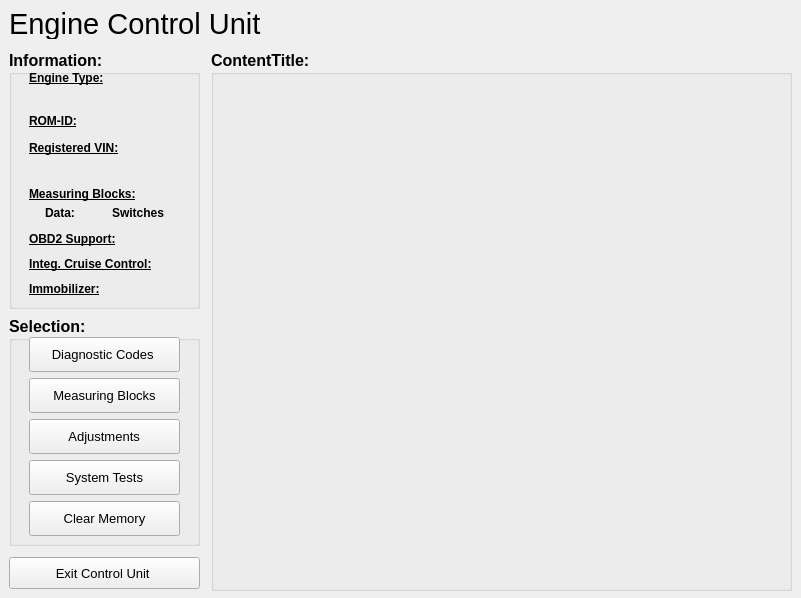
<ui version="4.0" >
 <class>Engine_Window</class>
 <widget class="QMainWindow" name="Engine_Window" >
  <property name="windowModality" >
   <enum>Qt::ApplicationModal</enum>
  </property>
  <property name="geometry" >
   <rect>
    <x>0</x>
    <y>0</y>
    <width>801</width>
    <height>598</height>
   </rect>
  </property>
  <property name="minimumSize" >
   <size>
    <width>801</width>
    <height>598</height>
   </size>
  </property>
  <property name="maximumSize" >
   <size>
    <width>16777215</width>
    <height>16777215</height>
   </size>
  </property>
  <property name="font" >
   <font>
    <family>Liberation Sans</family>
   </font>
  </property>
  <property name="windowTitle" >
   <string>Engine Control Unit</string>
  </property>
  <widget class="QWidget" name="centralwidget" >
   <layout class="QGridLayout" name="gridLayout" >
    <item row="0" column="0" colspan="2" >
     <widget class="QLabel" name="title_label" >
      <property name="minimumSize" >
       <size>
        <width>411</width>
        <height>30</height>
       </size>
      </property>
      <property name="maximumSize" >
       <size>
        <width>411</width>
        <height>30</height>
       </size>
      </property>
      <property name="font" >
       <font>
        <pointsize>22</pointsize>
       </font>
      </property>
      <property name="text" >
       <string>Engine Control Unit</string>
      </property>
     </widget>
    </item>
    <item row="1" column="0" >
     <widget class="QGroupBox" name="information_groupBox" >
      <property name="minimumSize" >
       <size>
        <width>191</width>
        <height>259</height>
       </size>
      </property>
      <property name="maximumSize" >
       <size>
        <width>191</width>
        <height>16777215</height>
       </size>
      </property>
      <property name="font" >
       <font>
        <pointsize>12</pointsize>
        <weight>75</weight>
        <bold>true</bold>
       </font>
      </property>
      <property name="title" >
       <string>Information:</string>
      </property>
      <widget class="QLabel" name="enginetypetitle_label" >
       <property name="geometry" >
        <rect>
         <x>20</x>
         <y>20</y>
         <width>150</width>
         <height>16</height>
        </rect>
       </property>
       <property name="font" >
        <font>
         <pointsize>9</pointsize>
         <weight>75</weight>
         <bold>true</bold>
         <underline>true</underline>
        </font>
       </property>
       <property name="text" >
        <string>Engine Type:</string>
       </property>
      </widget>
      <widget class="QLabel" name="VINtitle_label" >
       <property name="geometry" >
        <rect>
         <x>20</x>
         <y>90</y>
         <width>150</width>
         <height>16</height>
        </rect>
       </property>
       <property name="font" >
        <font>
         <pointsize>9</pointsize>
         <weight>75</weight>
         <bold>true</bold>
         <underline>true</underline>
        </font>
       </property>
       <property name="text" >
        <string>Registered VIN:</string>
       </property>
      </widget>
      <widget class="QLabel" name="nrofmbsswstitle_label" >
       <property name="geometry" >
        <rect>
         <x>20</x>
         <y>136</y>
         <width>150</width>
         <height>16</height>
        </rect>
       </property>
       <property name="font" >
        <font>
         <pointsize>9</pointsize>
         <weight>75</weight>
         <bold>true</bold>
         <underline>true</underline>
        </font>
       </property>
       <property name="text" >
        <string>Measuring Blocks:</string>
       </property>
      </widget>
      <widget class="QLabel" name="integCCtitle_label" >
       <property name="geometry" >
        <rect>
         <x>20</x>
         <y>206</y>
         <width>125</width>
         <height>16</height>
        </rect>
       </property>
       <property name="font" >
        <font>
         <pointsize>9</pointsize>
         <weight>75</weight>
         <bold>true</bold>
         <underline>true</underline>
        </font>
       </property>
       <property name="text" >
        <string>Integ. Cruise Control:</string>
       </property>
      </widget>
      <widget class="QLabel" name="immosupportedtitle_label" >
       <property name="geometry" >
        <rect>
         <x>20</x>
         <y>231</y>
         <width>125</width>
         <height>16</height>
        </rect>
       </property>
       <property name="font" >
        <font>
         <pointsize>9</pointsize>
         <weight>75</weight>
         <bold>true</bold>
         <underline>true</underline>
        </font>
       </property>
       <property name="text" >
        <string>Immobilizer:</string>
       </property>
      </widget>
      <widget class="QLabel" name="OBDsupportedtitle_label" >
       <property name="geometry" >
        <rect>
         <x>20</x>
         <y>181</y>
         <width>125</width>
         <height>16</height>
        </rect>
       </property>
       <property name="font" >
        <font>
         <pointsize>9</pointsize>
         <weight>75</weight>
         <bold>true</bold>
         <underline>true</underline>
        </font>
       </property>
       <property name="text" >
        <string>OBD2 Support:</string>
       </property>
      </widget>
      <widget class="QLabel" name="nrofdatambstitle_label" >
       <property name="geometry" >
        <rect>
         <x>36</x>
         <y>155</y>
         <width>35</width>
         <height>16</height>
        </rect>
       </property>
       <property name="font" >
        <font>
         <pointsize>9</pointsize>
         <weight>75</weight>
         <bold>true</bold>
        </font>
       </property>
       <property name="text" >
        <string>Data:</string>
       </property>
      </widget>
      <widget class="QLabel" name="nrofswitchestitle_label" >
       <property name="geometry" >
        <rect>
         <x>103</x>
         <y>155</y>
         <width>53</width>
         <height>16</height>
        </rect>
       </property>
       <property name="font" >
        <font>
         <pointsize>9</pointsize>
         <weight>75</weight>
         <bold>true</bold>
        </font>
       </property>
       <property name="text" >
        <string>Switches:</string>
       </property>
      </widget>
      <widget class="QLabel" name="VIN_label" >
       <property name="geometry" >
        <rect>
         <x>36</x>
         <y>109</y>
         <width>141</width>
         <height>16</height>
        </rect>
       </property>
       <property name="font" >
        <font>
         <pointsize>9</pointsize>
         <weight>75</weight>
         <bold>true</bold>
        </font>
       </property>
       <property name="text" >
        <string/>
       </property>
      </widget>
      <widget class="QLabel" name="nrofdatambs_label" >
       <property name="geometry" >
        <rect>
         <x>76</x>
         <y>155</y>
         <width>21</width>
         <height>16</height>
        </rect>
       </property>
       <property name="palette" >
        <palette>
         <active>
          <colorrole role="WindowText" >
           <brush brushstyle="SolidPattern" >
            <color alpha="255" >
             <red>0</red>
             <green>0</green>
             <blue>255</blue>
            </color>
           </brush>
          </colorrole>
         </active>
         <inactive>
          <colorrole role="WindowText" >
           <brush brushstyle="SolidPattern" >
            <color alpha="255" >
             <red>0</red>
             <green>0</green>
             <blue>255</blue>
            </color>
           </brush>
          </colorrole>
         </inactive>
         <disabled>
          <colorrole role="WindowText" >
           <brush brushstyle="SolidPattern" >
            <color alpha="255" >
             <red>118</red>
             <green>116</green>
             <blue>108</blue>
            </color>
           </brush>
          </colorrole>
         </disabled>
        </palette>
       </property>
       <property name="font" >
        <font>
         <pointsize>9</pointsize>
         <weight>75</weight>
         <bold>true</bold>
        </font>
       </property>
       <property name="text" >
        <string/>
       </property>
      </widget>
      <widget class="QLabel" name="nrofswitches_label" >
       <property name="geometry" >
        <rect>
         <x>163</x>
         <y>155</y>
         <width>21</width>
         <height>16</height>
        </rect>
       </property>
       <property name="palette" >
        <palette>
         <active>
          <colorrole role="WindowText" >
           <brush brushstyle="SolidPattern" >
            <color alpha="255" >
             <red>0</red>
             <green>0</green>
             <blue>255</blue>
            </color>
           </brush>
          </colorrole>
         </active>
         <inactive>
          <colorrole role="WindowText" >
           <brush brushstyle="SolidPattern" >
            <color alpha="255" >
             <red>0</red>
             <green>0</green>
             <blue>255</blue>
            </color>
           </brush>
          </colorrole>
         </inactive>
         <disabled>
          <colorrole role="WindowText" >
           <brush brushstyle="SolidPattern" >
            <color alpha="255" >
             <red>118</red>
             <green>116</green>
             <blue>108</blue>
            </color>
           </brush>
          </colorrole>
         </disabled>
        </palette>
       </property>
       <property name="font" >
        <font>
         <pointsize>9</pointsize>
         <weight>75</weight>
         <bold>true</bold>
        </font>
       </property>
       <property name="text" >
        <string/>
       </property>
      </widget>
      <widget class="QLabel" name="obd2compliant_label" >
       <property name="geometry" >
        <rect>
         <x>157</x>
         <y>179</y>
         <width>18</width>
         <height>18</height>
        </rect>
       </property>
       <property name="palette" >
        <palette>
         <active>
          <colorrole role="WindowText" >
           <brush brushstyle="SolidPattern" >
            <color alpha="255" >
             <red>0</red>
             <green>0</green>
             <blue>255</blue>
            </color>
           </brush>
          </colorrole>
         </active>
         <inactive>
          <colorrole role="WindowText" >
           <brush brushstyle="SolidPattern" >
            <color alpha="255" >
             <red>0</red>
             <green>0</green>
             <blue>255</blue>
            </color>
           </brush>
          </colorrole>
         </inactive>
         <disabled>
          <colorrole role="WindowText" >
           <brush brushstyle="SolidPattern" >
            <color alpha="255" >
             <red>118</red>
             <green>116</green>
             <blue>108</blue>
            </color>
           </brush>
          </colorrole>
         </disabled>
        </palette>
       </property>
       <property name="font" >
        <font>
         <pointsize>9</pointsize>
         <weight>50</weight>
         <bold>false</bold>
        </font>
       </property>
       <property name="text" >
        <string/>
       </property>
       <property name="scaledContents" >
        <bool>true</bool>
       </property>
      </widget>
      <widget class="QLabel" name="ccintegrated_label" >
       <property name="geometry" >
        <rect>
         <x>157</x>
         <y>204</y>
         <width>18</width>
         <height>18</height>
        </rect>
       </property>
       <property name="palette" >
        <palette>
         <active>
          <colorrole role="WindowText" >
           <brush brushstyle="SolidPattern" >
            <color alpha="255" >
             <red>0</red>
             <green>0</green>
             <blue>255</blue>
            </color>
           </brush>
          </colorrole>
         </active>
         <inactive>
          <colorrole role="WindowText" >
           <brush brushstyle="SolidPattern" >
            <color alpha="255" >
             <red>0</red>
             <green>0</green>
             <blue>255</blue>
            </color>
           </brush>
          </colorrole>
         </inactive>
         <disabled>
          <colorrole role="WindowText" >
           <brush brushstyle="SolidPattern" >
            <color alpha="255" >
             <red>118</red>
             <green>116</green>
             <blue>108</blue>
            </color>
           </brush>
          </colorrole>
         </disabled>
        </palette>
       </property>
       <property name="font" >
        <font>
         <pointsize>9</pointsize>
         <weight>50</weight>
         <bold>false</bold>
        </font>
       </property>
       <property name="text" >
        <string/>
       </property>
       <property name="scaledContents" >
        <bool>true</bool>
       </property>
      </widget>
      <widget class="QLabel" name="immobilizer_label" >
       <property name="geometry" >
        <rect>
         <x>157</x>
         <y>229</y>
         <width>18</width>
         <height>18</height>
        </rect>
       </property>
       <property name="palette" >
        <palette>
         <active>
          <colorrole role="WindowText" >
           <brush brushstyle="SolidPattern" >
            <color alpha="255" >
             <red>0</red>
             <green>0</green>
             <blue>255</blue>
            </color>
           </brush>
          </colorrole>
         </active>
         <inactive>
          <colorrole role="WindowText" >
           <brush brushstyle="SolidPattern" >
            <color alpha="255" >
             <red>0</red>
             <green>0</green>
             <blue>255</blue>
            </color>
           </brush>
          </colorrole>
         </inactive>
         <disabled>
          <colorrole role="WindowText" >
           <brush brushstyle="SolidPattern" >
            <color alpha="255" >
             <red>118</red>
             <green>116</green>
             <blue>108</blue>
            </color>
           </brush>
          </colorrole>
         </disabled>
        </palette>
       </property>
       <property name="font" >
        <font>
         <pointsize>9</pointsize>
         <weight>50</weight>
         <bold>false</bold>
        </font>
       </property>
       <property name="text" >
        <string/>
       </property>
       <property name="scaledContents" >
        <bool>true</bool>
       </property>
      </widget>
      <widget class="QLabel" name="enginetype_label" >
       <property name="geometry" >
        <rect>
         <x>36</x>
         <y>39</y>
         <width>148</width>
         <height>16</height>
        </rect>
       </property>
       <property name="palette" >
        <palette>
         <active>
          <colorrole role="WindowText" >
           <brush brushstyle="SolidPattern" >
            <color alpha="255" >
             <red>0</red>
             <green>0</green>
             <blue>255</blue>
            </color>
           </brush>
          </colorrole>
         </active>
         <inactive>
          <colorrole role="WindowText" >
           <brush brushstyle="SolidPattern" >
            <color alpha="255" >
             <red>0</red>
             <green>0</green>
             <blue>255</blue>
            </color>
           </brush>
          </colorrole>
         </inactive>
         <disabled>
          <colorrole role="WindowText" >
           <brush brushstyle="SolidPattern" >
            <color alpha="255" >
             <red>118</red>
             <green>116</green>
             <blue>108</blue>
            </color>
           </brush>
          </colorrole>
         </disabled>
        </palette>
       </property>
       <property name="font" >
        <font>
         <pointsize>9</pointsize>
         <weight>75</weight>
         <bold>true</bold>
        </font>
       </property>
       <property name="text" >
        <string/>
       </property>
      </widget>
      <widget class="QLabel" name="romIDtitle_label" >
       <property name="geometry" >
        <rect>
         <x>20</x>
         <y>63</y>
         <width>61</width>
         <height>16</height>
        </rect>
       </property>
       <property name="font" >
        <font>
         <pointsize>9</pointsize>
         <weight>75</weight>
         <bold>true</bold>
         <underline>true</underline>
        </font>
       </property>
       <property name="text" >
        <string>ROM-ID:</string>
       </property>
      </widget>
      <widget class="QLabel" name="romID_label" >
       <property name="geometry" >
        <rect>
         <x>80</x>
         <y>63</y>
         <width>91</width>
         <height>16</height>
        </rect>
       </property>
       <property name="palette" >
        <palette>
         <active>
          <colorrole role="WindowText" >
           <brush brushstyle="SolidPattern" >
            <color alpha="255" >
             <red>150</red>
             <green>0</green>
             <blue>110</blue>
            </color>
           </brush>
          </colorrole>
         </active>
         <inactive>
          <colorrole role="WindowText" >
           <brush brushstyle="SolidPattern" >
            <color alpha="255" >
             <red>150</red>
             <green>0</green>
             <blue>110</blue>
            </color>
           </brush>
          </colorrole>
         </inactive>
         <disabled>
          <colorrole role="WindowText" >
           <brush brushstyle="SolidPattern" >
            <color alpha="255" >
             <red>118</red>
             <green>116</green>
             <blue>108</blue>
            </color>
           </brush>
          </colorrole>
         </disabled>
        </palette>
       </property>
       <property name="font" >
        <font>
         <pointsize>9</pointsize>
         <weight>75</weight>
         <bold>true</bold>
        </font>
       </property>
       <property name="text" >
        <string/>
       </property>
       <property name="alignment" >
        <set>Qt::AlignRight|Qt::AlignTrailing|Qt::AlignVCenter</set>
       </property>
      </widget>
     </widget>
    </item>
    <item rowspan="3" row="1" column="1" >
     <widget class="QGroupBox" name="content_groupBox" >
      <property name="minimumSize" >
       <size>
        <width>581</width>
        <height>541</height>
       </size>
      </property>
      <property name="font" >
       <font>
        <pointsize>12</pointsize>
        <weight>75</weight>
        <bold>true</bold>
       </font>
      </property>
      <property name="title" >
       <string>ContentTitle:</string>
      </property>
      <layout class="QGridLayout" name="content_gridLayout" >
       <property name="margin" >
        <number>0</number>
       </property>
       <property name="horizontalSpacing" >
        <number>11</number>
       </property>
       <property name="verticalSpacing" >
        <number>11</number>
       </property>
      </layout>
     </widget>
    </item>
    <item row="2" column="0" >
     <widget class="QGroupBox" name="selection_groupBox" >
      <property name="minimumSize" >
       <size>
        <width>191</width>
        <height>230</height>
       </size>
      </property>
      <property name="maximumSize" >
       <size>
        <width>191</width>
        <height>16777215</height>
       </size>
      </property>
      <property name="font" >
       <font>
        <pointsize>12</pointsize>
        <weight>75</weight>
        <bold>true</bold>
       </font>
      </property>
      <property name="title" >
       <string>Selection:</string>
      </property>
      <widget class="QPushButton" name="DCs_pushButton" >
       <property name="geometry" >
        <rect>
         <x>20</x>
         <y>21</y>
         <width>151</width>
         <height>35</height>
        </rect>
       </property>
       <property name="font" >
        <font>
         <pointsize>10</pointsize>
         <weight>50</weight>
         <bold>false</bold>
        </font>
       </property>
       <property name="text" >
        <string> Diagnostic Codes  </string>
       </property>
       <property name="icon" >
        <iconset resource="../resources/FreeSSM.qrc" >
         <normaloff>:/icons/chrystal/22x22/messagebox_warning.png</normaloff>:/icons/chrystal/22x22/messagebox_warning.png</iconset>
       </property>
       <property name="iconSize" >
        <size>
         <width>22</width>
         <height>22</height>
        </size>
       </property>
       <property name="checkable" >
        <bool>true</bool>
       </property>
       <property name="autoExclusive" >
        <bool>true</bool>
       </property>
      </widget>
      <widget class="QPushButton" name="measuringblocks_pushButton" >
       <property name="geometry" >
        <rect>
         <x>20</x>
         <y>62</y>
         <width>151</width>
         <height>35</height>
        </rect>
       </property>
       <property name="font" >
        <font>
         <pointsize>10</pointsize>
         <weight>50</weight>
         <bold>false</bold>
        </font>
       </property>
       <property name="text" >
        <string> Measuring Blocks </string>
       </property>
       <property name="icon" >
        <iconset resource="../resources/FreeSSM.qrc" >
         <normaloff>:/icons/oxygen/22x22/applications-utilities.png</normaloff>:/icons/oxygen/22x22/applications-utilities.png</iconset>
       </property>
       <property name="iconSize" >
        <size>
         <width>22</width>
         <height>22</height>
        </size>
       </property>
       <property name="checkable" >
        <bool>true</bool>
       </property>
       <property name="autoExclusive" >
        <bool>true</bool>
       </property>
      </widget>
      <widget class="QPushButton" name="adjustments_pushButton" >
       <property name="geometry" >
        <rect>
         <x>20</x>
         <y>103</y>
         <width>151</width>
         <height>35</height>
        </rect>
       </property>
       <property name="font" >
        <font>
         <pointsize>10</pointsize>
         <weight>50</weight>
         <bold>false</bold>
        </font>
       </property>
       <property name="text" >
        <string>     Adjustments     </string>
       </property>
       <property name="icon" >
        <iconset resource="../resources/FreeSSM.qrc" >
         <normaloff>:/icons/chrystal/22x22/configure.png</normaloff>:/icons/chrystal/22x22/configure.png</iconset>
       </property>
       <property name="iconSize" >
        <size>
         <width>22</width>
         <height>22</height>
        </size>
       </property>
       <property name="checkable" >
        <bool>true</bool>
       </property>
       <property name="autoExclusive" >
        <bool>true</bool>
       </property>
      </widget>
      <widget class="QPushButton" name="systemoperationtests_pushButton" >
       <property name="geometry" >
        <rect>
         <x>20</x>
         <y>144</y>
         <width>151</width>
         <height>35</height>
        </rect>
       </property>
       <property name="font" >
        <font>
         <pointsize>10</pointsize>
         <weight>50</weight>
         <bold>false</bold>
        </font>
       </property>
       <property name="text" >
        <string>    System Tests    </string>
       </property>
       <property name="icon" >
        <iconset resource="../resources/FreeSSM.qrc" >
         <normaloff>:/icons/chrystal/22x22/klaptop.png</normaloff>:/icons/chrystal/22x22/klaptop.png</iconset>
       </property>
       <property name="iconSize" >
        <size>
         <width>22</width>
         <height>22</height>
        </size>
       </property>
       <property name="checkable" >
        <bool>true</bool>
       </property>
       <property name="autoExclusive" >
        <bool>true</bool>
       </property>
      </widget>
      <widget class="QPushButton" name="clearMemory_pushButton" >
       <property name="geometry" >
        <rect>
         <x>20</x>
         <y>185</y>
         <width>151</width>
         <height>35</height>
        </rect>
       </property>
       <property name="font" >
        <font>
         <pointsize>10</pointsize>
         <weight>50</weight>
         <bold>false</bold>
        </font>
       </property>
       <property name="text" >
        <string>    Clear Memory    </string>
       </property>
       <property name="icon" >
        <iconset resource="../resources/FreeSSM.qrc" >
         <normaloff>:/icons/chrystal/22x22/eraser.png</normaloff>:/icons/chrystal/22x22/eraser.png</iconset>
       </property>
       <property name="iconSize" >
        <size>
         <width>22</width>
         <height>22</height>
        </size>
       </property>
       <property name="checkable" >
        <bool>false</bool>
       </property>
       <property name="autoExclusive" >
        <bool>true</bool>
       </property>
      </widget>
     </widget>
    </item>
    <item row="3" column="0" >
     <widget class="QPushButton" name="exit_pushButton" >
      <property name="minimumSize" >
       <size>
        <width>191</width>
        <height>32</height>
       </size>
      </property>
      <property name="maximumSize" >
       <size>
        <width>191</width>
        <height>32</height>
       </size>
      </property>
      <property name="font" >
       <font>
        <pointsize>10</pointsize>
       </font>
      </property>
      <property name="text" >
       <string>       Exit Control Unit        </string>
      </property>
      <property name="icon" >
       <iconset resource="../resources/FreeSSM.qrc" >
        <normaloff>:/icons/oxygen/32x32/system-shutdown.png</normaloff>:/icons/oxygen/32x32/system-shutdown.png</iconset>
      </property>
      <property name="iconSize" >
       <size>
        <width>32</width>
        <height>32</height>
       </size>
      </property>
     </widget>
    </item>
    <property name="horizontalSpacing" >
     <number>11</number>
    </property>
    <property name="verticalSpacing" >
     <number>11</number>
    </property>
   </layout>
  </widget>
 </widget>
 <resources>
  <include location="../resources/FreeSSM.qrc" />
 </resources>
 <connections/>
</ui>
